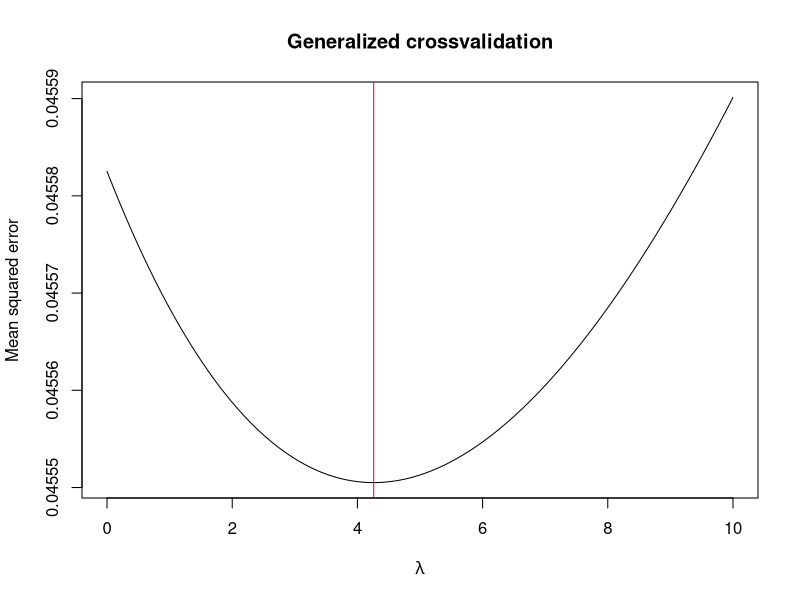
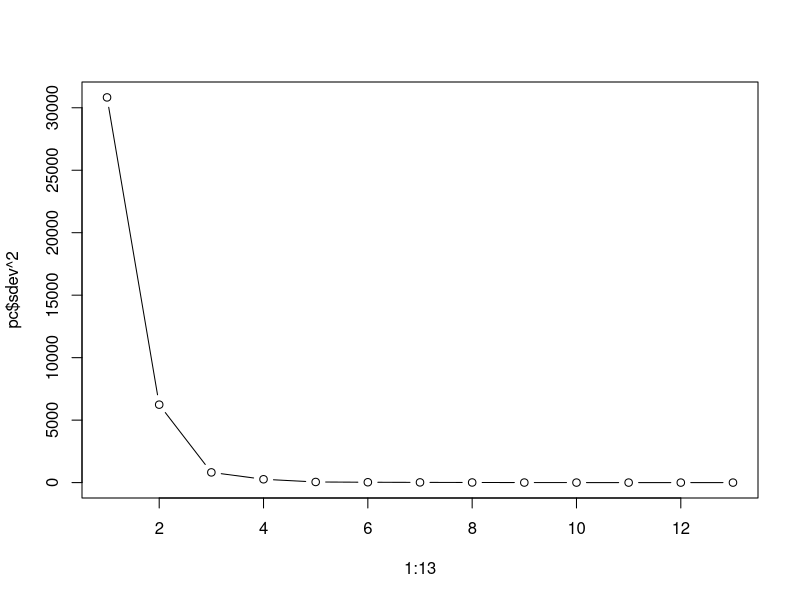
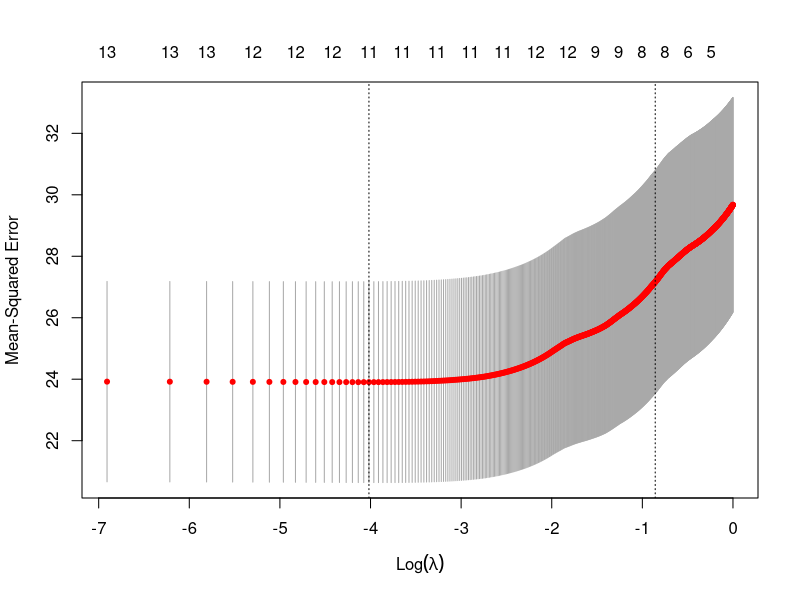
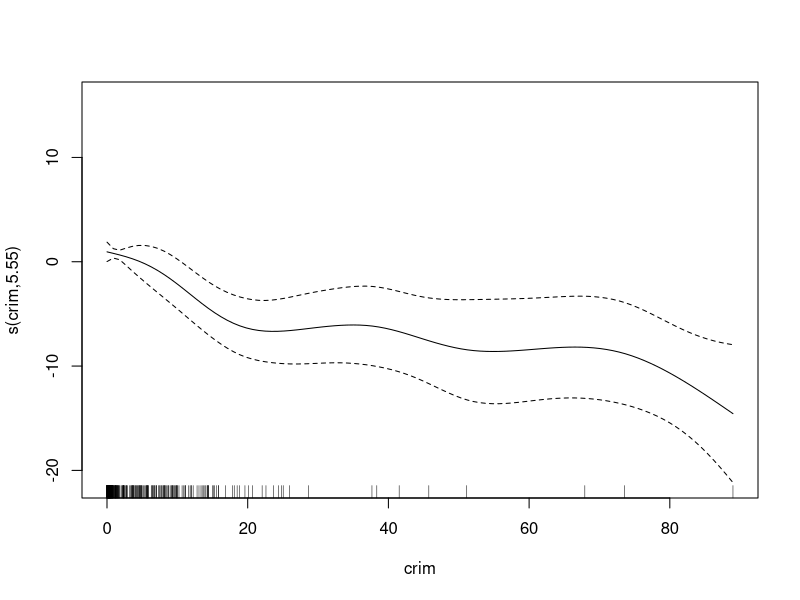
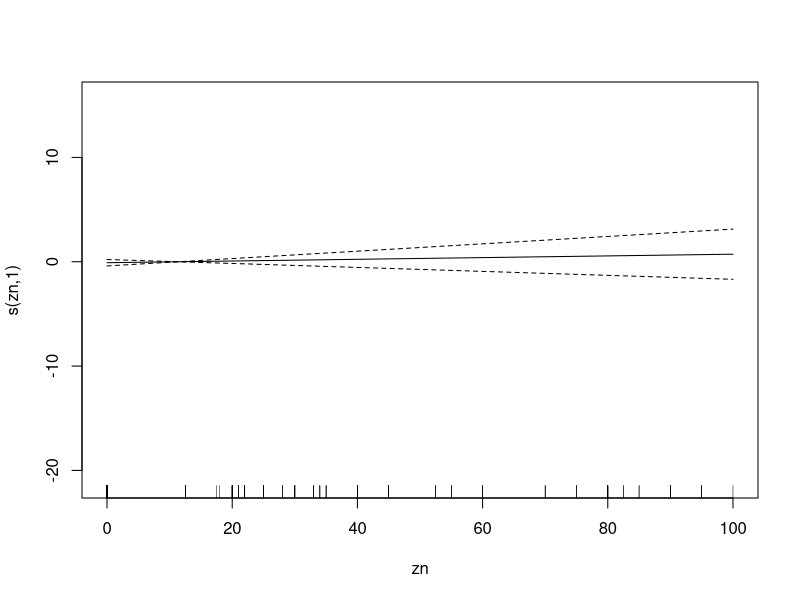
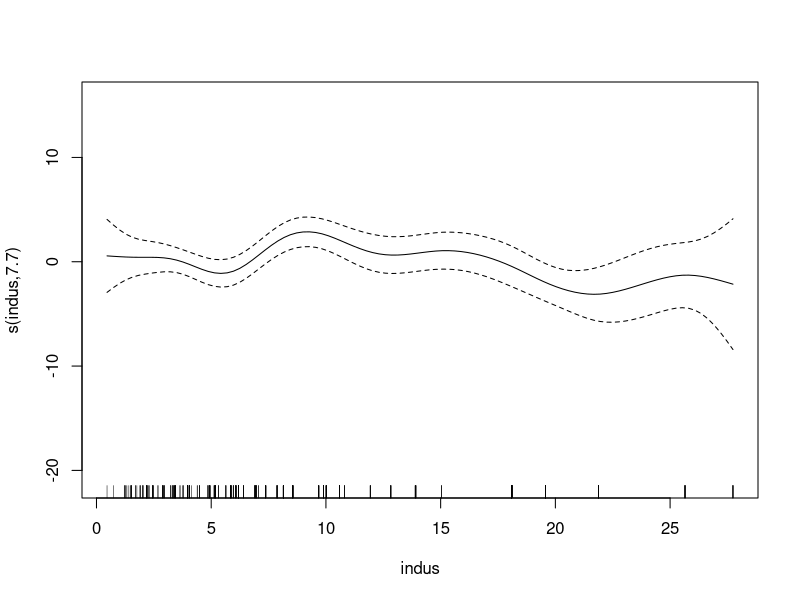
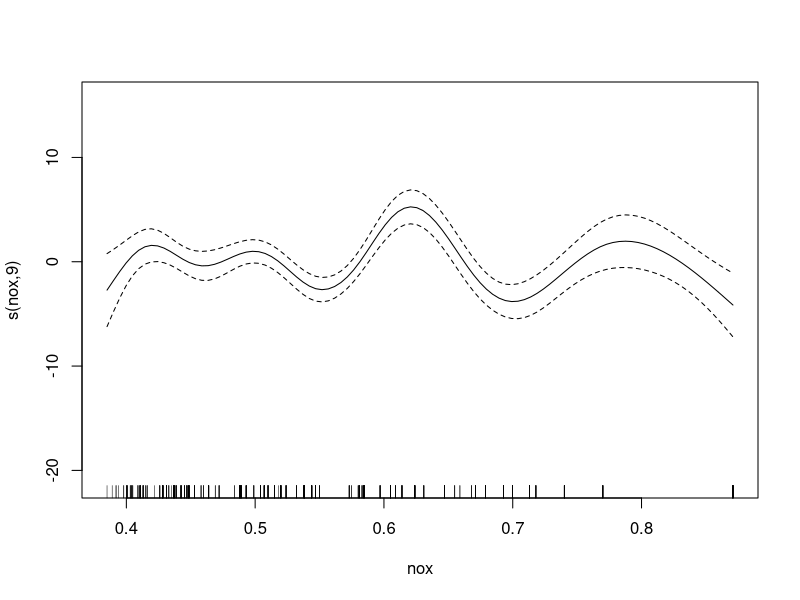
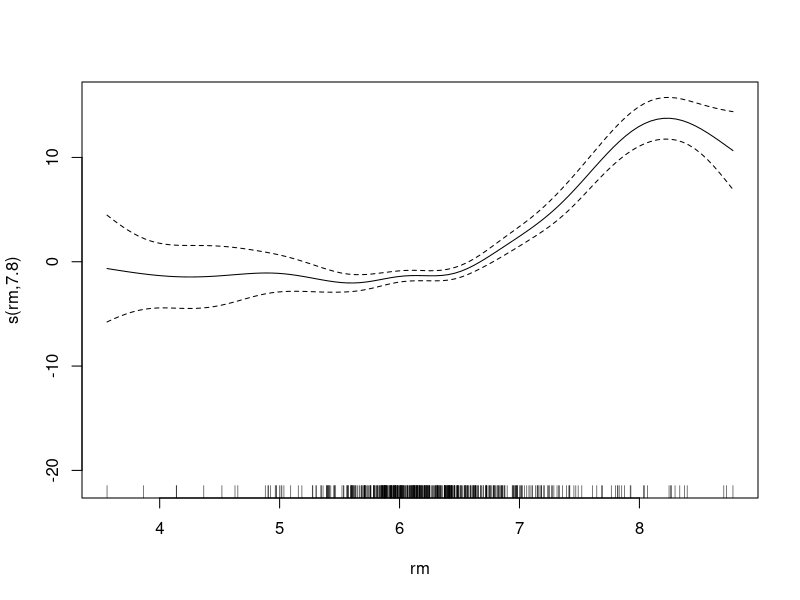

Write R code to recreate these figures, in order.
## -------------------------------------------------------------------------------------------------------------------------------------
library("MASS")
## a
lmfull <- lm(medv~., data=Boston)
summary(lmfull)
#
lmaic <- stepAIC(lmfull, direction="backward")
summary(lmaic)
lmbic <- stepAIC(lmfull, direction="backward", k=log(nrow(Boston)))
summary(lmbic)
lmaic
lmbic
## b 
lmridge <- lm.ridge(medv~., data=Boston, lambda=seq(0, 10, 0.01))
select(lmridge)
#
plot(lmridge$lambda, lmridge$GCV, type="l", xlab=expression(lambda), ylab="Mean squared error", main="Generalized crossvalidation")
abline(v=lmridge$lambda[which.min(lmridge$GCV)], col="red")
lm.ridge(medv~., data=Boston, lambda=4.26)
## c
pc <- princomp(Boston[,-14])
pcd <- data.frame(medv=Boston$medv, pc$score)
plot(1:13, pc$sdev^2, type="b")

lmpc <- lm(medv~., data=pcd)
summary(lmpc)
## d
library("glmnet")
x <- as.matrix(Boston[,-14])
y <- Boston[,14]
lmlasso <- cv.glmnet(x, y, lambda=seq(0, 1, 0.001))
plot(lmlasso)
lmlasso$lambda.min
lmlasso$lambda.1se
coef(lmlasso, s="lambda.1se")
## e
library("mgcv")
am <- gam(medv~s(crim)+s(zn)+s(indus)+chas+s(nox)+s(rm)+s(age)+s(dis)+rad+s(tax)+s(ptratio)+s(black)+s(lstat), data=Boston)
summary(am)
opar <- par(mfrow=c(3,4))
on.exit(par(opar))
plot(am)
## f
# ridge excluded
yh <- data.frame(full=predict(lmfull), aic=predict(lmbic), bic=predict(lmbic), pc=predict(lmpc),
                 lasso=predict(lmlasso, newx=x, s="lambda.1se"), am=predict(am))
# R^2
1-colSums((yh-Boston$medv)^2)/sum((Boston$medv-mean(Boston$medv))^2)
